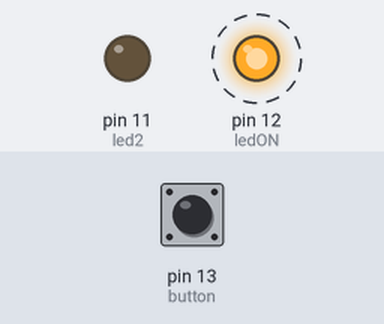
The sketch below on a simulated Arduino Uno, built with avr-gcc and run on an emulated ATmega328P. Parts: output pins drawn as LEDs (lit = HIGH). Dashed ring = blinking. The test bench sets the inputs (shaded band); at power-on: pin 13 (button) LOW.

Above: at 0.5 s.
Timing chart, 0 to 4.6 s (numbered marks = the images above):
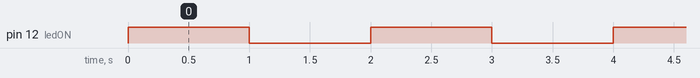

Measured:
- by itself, pin 12 (ledON): alternates HIGH for 1.0 s and LOW for 1.0 s

The sketch:

_1ledSempre1ledButton.ino
```cpp
int ledON=12;
int led2 =11;
int button = 13;

void setup() {
  pinMode(ledON,OUTPUT);
  pinMode (led2, OUTPUT);
  pinMode (button, INPUT);

}

void loop() {

  digitalRead(button);

  if (button==HIGH) {

          digitalWrite(ledON,HIGH);
          delay (1000);
          digitalWrite(led2,HIGH);
          delay (1000);
          digitalWrite(ledON,LOW);
          delay (1000);
          digitalWrite(led2,LOW);
          delay(1000);

  }

   else {

          digitalWrite(ledON,HIGH);
          delay (1000);
          digitalWrite(ledON,LOW);
          delay (1000);

   }

}
```
